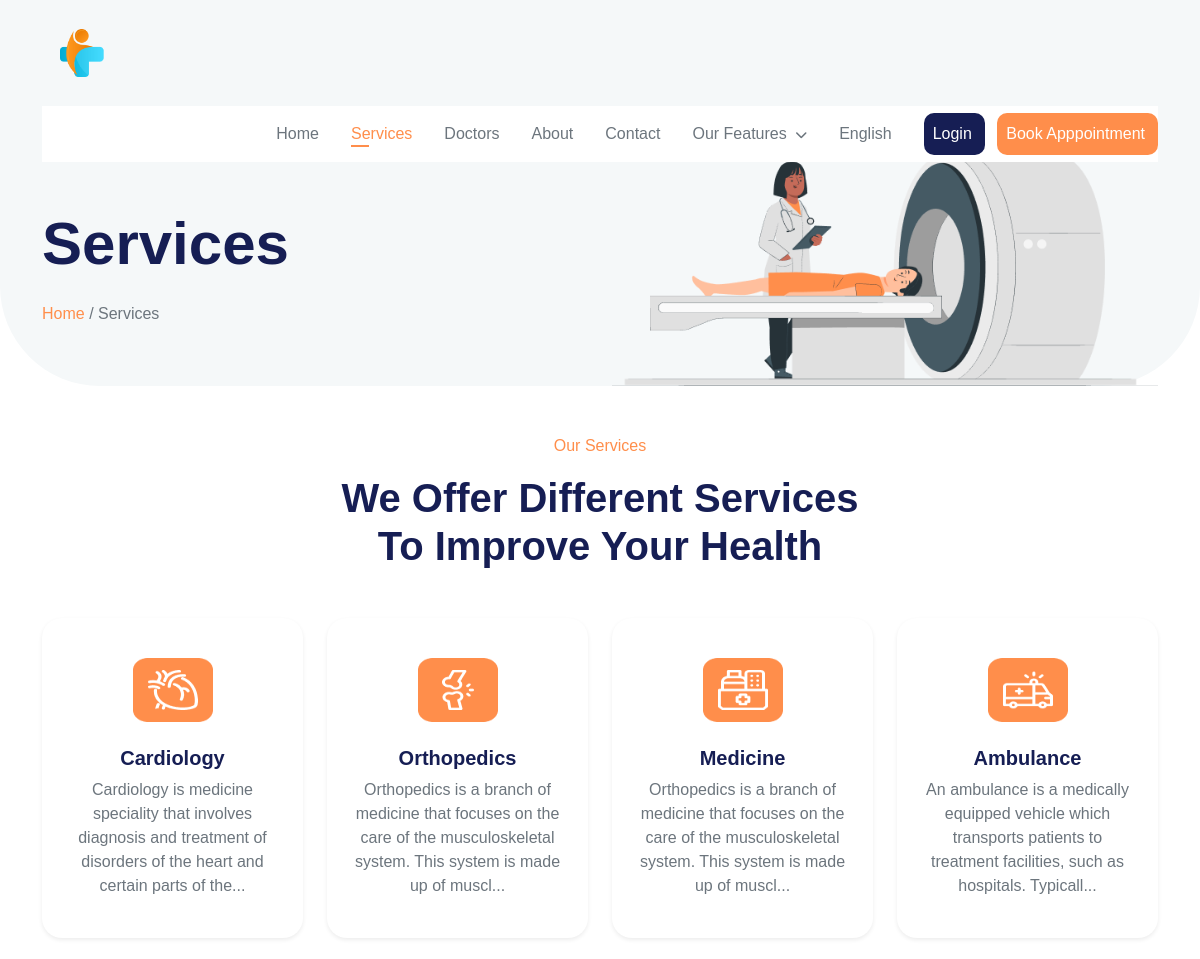
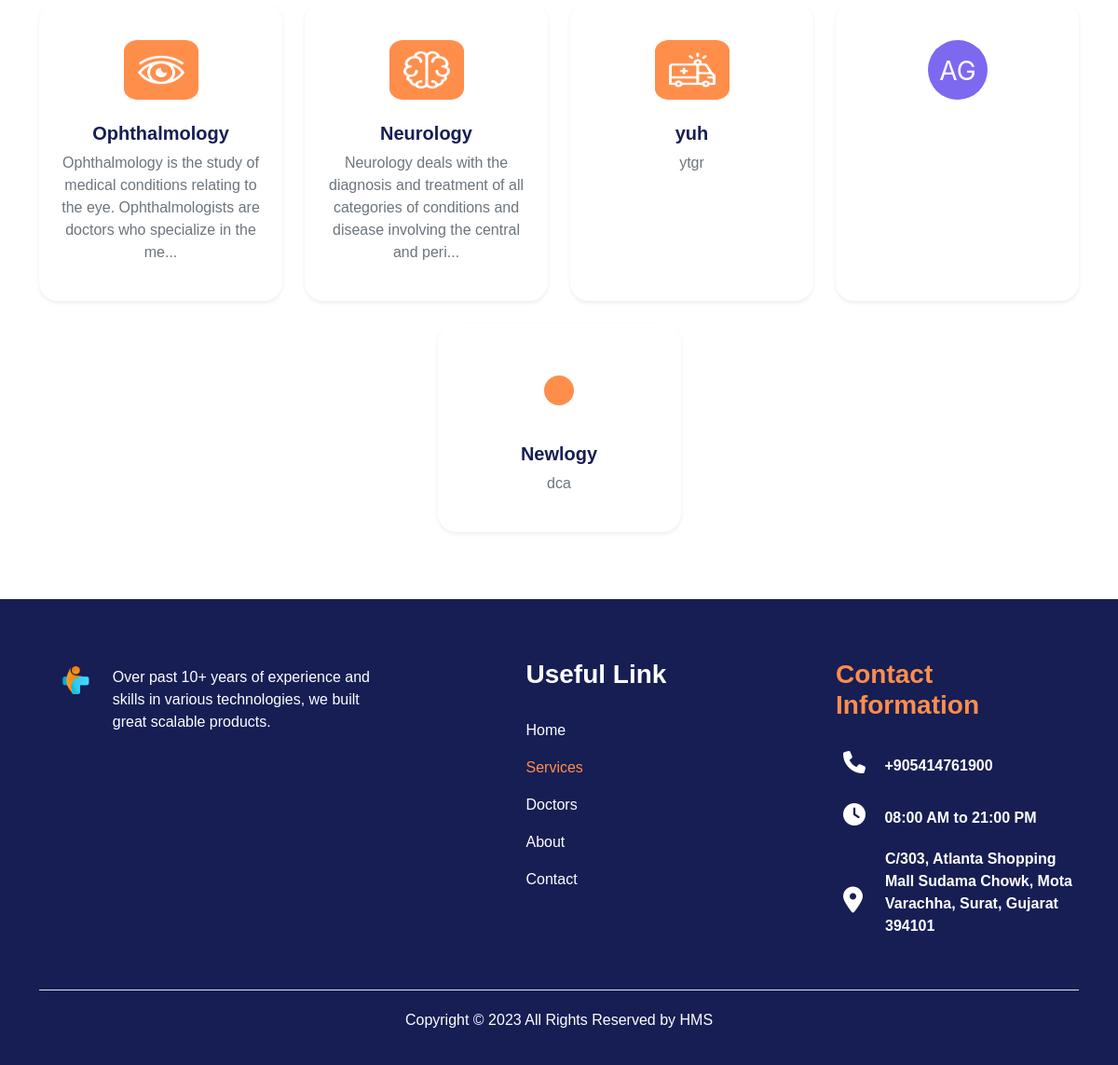
Page /Frontend/services.php on the committed database (2 pictures, top to bottom).
### tables this page shows
CREATE TABLE `service_master` (
  `service_id` int NOT NULL,
  `image` blob,
  `heading` varchar(30) DEFAULT NULL,
  `subheading` varchar(500) DEFAULT NULL,
  `status` varchar(10) DEFAULT 'Active'
);

### Frontend/services.php (the view, shortened to what this page needs)
<!DOCTYPE html>
<html lang="en">
<head>
  <link href="https://cdn.jsdelivr.net/npm/bootstrap@5.2.3/dist/css/bootstrap.min.css" rel="stylesheet"
>
  <link rel="stylesheet" href="style.css">
  <link rel="stylesheet" href="https://cdnjs.cloudflare.com/ajax/libs/OwlCarousel2/2.3.4/assets/owl.carousel.min.css"
 />
  <link rel="stylesheet"
    href="https://cdnjs.cloudflare.com/ajax/libs/OwlCarousel2/2.3.4/assets/owl.theme.default.min.css"
 />
  <link rel="stylesheet" href="https://cdn.jsdelivr.net/npm/swiper@10/swiper-bundle.min.css" />
</head>
<body>
  <main style=" border-radius: 0px 0px 100px 100px; background: rgb(245,248,249);">
    <div class="container">
      <nav class="navbar navbar-expand-xl navbar-light">
        <a class="navbar-brand ms-0" href="#">
          <img class="img-fluid" src="logo.png" alt="" style="transform: scale(0.6);">
        </a>
        <div class="collapse navbar-collapse p-4 pt-1 p-xl-0 shadow" id="navbarSupportedContent">
          <ul class="navbar-nav ms-auto mb-2 mb-xl-0">
            <li class="nav-item p-xl-2">
              <a class="nav-link text-secondary" href="index.php">Home</a>
            </li>
            <li class="nav-item p-xl-2">
              <a class="nav-link active text-secondary" aria-current="page" href="services.php">Services</a>
            </li>
            <li class="nav-item p-xl-2">
              <a class="nav-link text-secondary" href="doctors.php">Doctors</a>
            </li>
            <li class="nav-item p-xl-2">
              <a class="nav-link text-secondary" href="about.php">About</a>
            </li>
            <li class="nav-item p-xl-2">
              <a class="nav-link text-secondary" href="contact.php">Contact</a>
            </li>
            <li class="nav-item dropdown p-xl-2 position-relative">
              <a class="nav-link dropdown-toggle1 text-secondary" href="#" id="navbarDropdown1">
                Our Features
                <i class="fas fa-chevron-down text-secondary ps-1" style="font-size: 12px;"></i>
              </a>
            </li>
            <li class="nav-item dropdown p-xl-2">
              <a class="nav-link dropdown-toggle2 text-secondary" href="#" id="navbarDropdown2">
                English
              </a>
            </li>
          </ul>
          <div class="text-xl-end ms-xl-3" style="overflow: hidden;">
            <a class="btn text-white ps-xxl-3 ps-2 py-2 me-2 " href="register.php"
              style="background: rgb(22,30,84); border-radius: .625rem;">Login</a>
            <a class="btn text-white ps-xxl-3 ps-2 py-2" href="appointment.php"
              style="background: rgb(255,142,75); border-radius: .625rem;">Book Apppointment</a>
          </div>
        </div>
      </nav>
    </div>
    <div class="container pt-5" style="overflow: hidden;">
      <div class="row">
        <div class="col-lg-6 align-self-center">
          <h1 class="text-center text-lg-start fw-bold myhead1" style="color: rgb(22,30,84); font-size: 40px;">Services
          </h1>
          <h6 class="text-center text-lg-start mt-4" style="color: rgb(255,142,75);">Home
            <span class="text-center text-lg-start text-secondary"> / Services</span>
          </h6>
        </div>
        <div class="col-lg-6 pt-5 pt-lg-0">
          <img class="img-fluid" src="Services.png" alt="">
        </div>
      </div>
    </div>
  </main>
  <section>
    <div class="container py-5">
      <div>
        <p class="text-center" style="color: rgb(255,142,75);">Our Services</p>
        <h1 class="text-center col-lg-6 mx-auto" style="color: rgb(22,30,84); font-weight: 800;">We Offer
          Different Services To Improve Your Health</h1>
      </div>
      <div class="row mt-5 justify-content-center">
        <?php
        include("conn.php");
        $sql = "select * from service_master where status = 'Active'";
        $query = mysqli_query($con, $sql);
        while ($row = mysqli_fetch_array($query)) {
          ?>
          <div class="col-md-6 col-lg-4 col-xl-3 d-flex">
            <div class="w-100 p-4 bg-white text-center shadow-sm mb-4 myhover">
              <?php
              echo "<img class='img-fluid pt-3' style='height:80px; width:80px;' src='Backend/pages/tables/images/" . $row['image'] . "'>";
              ?>
              <h5 class="mb-2 my-4 fw-bold" style="color: rgb(22,30,84);">
                <?php echo $row['heading'] ?>
              </h5>
              <p class="text-secondary">
                <?php echo $row['subheading'] ?>
              </p>
            </div>
          </div>
          <?php
        }
        ?>
      </div>
    </div>
  </section>
  <footer style="background: rgb(22,30,84);">
    <div class="container text-white pt-5 pb-1">
      <div class="row justify-content-between">
        <div class="col-lg-4">
          <div class="d-lg-flex">
            <div class="p-4">
              <img class="img-fluid" src="logo.png" alt="">
            </div>
            <p class="pt-4">
              Over past 10+ years of experience and skills in various technologies, we built great
              scalable
              products.
            </p>
          </div>
        </div>
        <div class="col-md-6 col-lg-2">
          <h3 class="fw-bold py-3"">Useful Link</h3>
                    <ul class=" list-unstyled">
            <li class="py-2">
              <a class="text-decoration-none text-white" href="index.php">Home</a>
            </li>
            <li class="py-2">
              <a class="text-decoration-none" style="color: rgb(255,142,75);" href="services.php">Services</a>
            </li>
            <li class="py-2">
              <a class="text-decoration-none text-white" href="doctors.php">Doctors</a>
            </li>
            <li class="py-2">
              <a class="text-decoration-none text-white" href="about.php">About</a>
            </li>
            <li class="py-2">
              <a class="text-decoration-none text-white" href="contact.php">Contact</a>
            </li>
            </ul>
        </div>
        <div class="col-md-6 col-lg-3">
          <h3 class="fw-bold py-3" style="color: rgb(255,142,75);">Contact Information</h3>
          <ul class="list-unstyled fw-bold">
            <li class="pb-2">
              <i class="fa-solid fa-phone p-2 pe-3 fs-4"></i>
              <a class="text-decoration-none text-white" href="tel:+905414761900">+905414761900</a>
            </li>
            <li class="py-2">
              <i class="fa-solid fa-clock p-2 pe-3 fs-4"></i>
              08:00 AM to 21:00 PM
            </li>
            <li class="pt-2 d-flex">
              <i class="fa-solid fa-location-dot align-self-center p-2 pe-4 fs-3"></i>
              <p>C/303, Atlanta Shopping Mall Sudama Chowk, Mota Varachha, Surat, Gujarat 394101</p>
            </li>
          </ul>
        </div>
      </div>
      <div
        class="d-flex justify-content-between flex-wrap flex-md-nowrap align-items-center pt-3 pb-2 mb-1 border-bottom">
      </div>
      <p class="text-center p-3">Copyright © 2023 All Rights Reserved by HMS</p>
    </div>
  </footer>
</body>
</html>

### Frontend/style.css (style rules this page uses)
* { box-sizing: border-box; letter-spacing: 0px; }
body { margin: 0px; padding: 0px; font-family: Product-sans, sans-serif; }
.dropdown-toggle2::after { display: none !important; }
@media screen and (min-width: 1200px) and (max-width: 1399px) { nav a { font-size: 14px; } }
@media screen and (max-width: 1200px) { .navbar .navbar-collapse { background: white !important; position: absolute; top: 100%; width: 100%; } }
@media screen and (min-width: 1200px) { .navbar .navbar-collapse { box-shadow: none !important; } }
nav a { font-weight: 545; }
.nav-link { position: relative; }
.nav-link::after { display: block !important; content: ""; background-color: transparent; position: absolute; width: 18px; height: 2px; bottom: 7px; left: 8px; }
.nav-link.active, .nav-link:hover { color: rgb(255, 142, 75) !important; transition: 0.15s ease-in; }
.nav-item:has(.nav-link.active)>.nav-link::after, .nav-item:has(.nav-link:hover)>.nav-link::after, .nav-item li:has(.nav-link:hover) .nav-link::after, .nav-item li:has(.nav-link.active) .nav-link::after { background-color: rgb(255, 142, 75) !important; transition: 0.15s ease-in; }
@media screen and (min-width: 720px) { .myhead1 { font-size: 60px !important; } }
.myhover { transition: 0.3s ease-in; border-radius: 20px; }

### rows in the picture
service_master: image (picture), heading "Cardiology", subheading "Cardiology is medicine speciality that involves diagnosis and treatment of disorders of the heart and certain parts of the..."
service_master: image (picture), heading "Orthopedics", subheading "Orthopedics is a branch of medicine that focuses on the care of the musculoskeletal system. This system is made up of muscl..."
service_master: image (picture), heading "Medicine", subheading "Orthopedics is a branch of medicine that focuses on the care of the musculoskeletal system. This system is made up of muscl..."
service_master: image (picture), heading "Ambulance", subheading "An ambulance is a medically equipped vehicle which transports patients to treatment facilities, such as hospitals. Typicall..."
service_master: image (picture), heading "Ophthalmology", subheading "Ophthalmology is the study of medical conditions relating to the eye. Ophthalmologists are doctors who specialize in the me..."
service_master: image (picture), heading "Neurology", subheading "Neurology deals with the diagnosis and treatment of all categories of conditions and disease involving the central and peri..."
service_master: image (picture), heading "yuh", subheading "ytgr"
service_master: image (picture)
service_master: image (picture), heading "Newlogy", subheading "dca"
